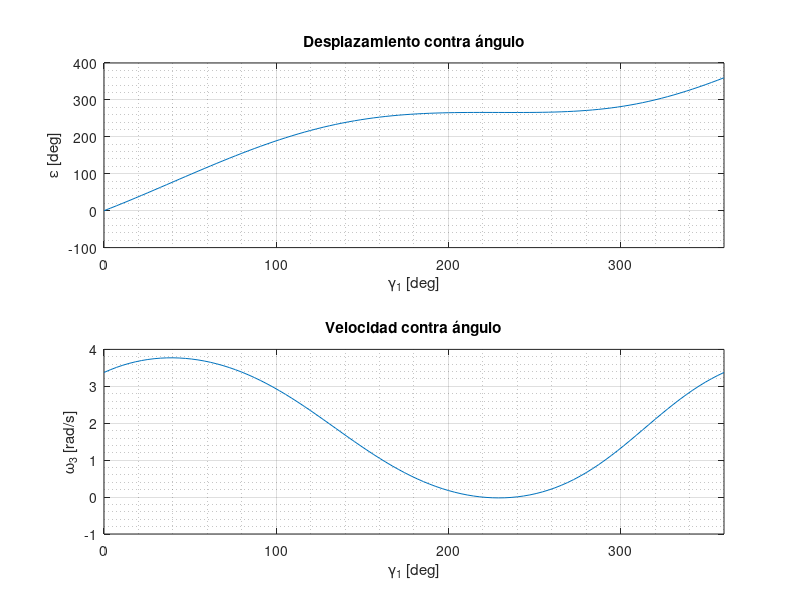

Recreate this plot in MATLAB.
clear; clc;

% (* Inicializacion de variables *)
I4 = 3.1;
I1 = 0.8;
I2 = 2.5;
I3 = 2.5;

r1 = 1;
r2 = 1.5;
r3 = 1;

gamma = 45.855;

theta1 = linspace(0 + gamma, 360 + gamma);
omega1 = 1.875;

O4A = sqrt(I4^2 + I1^2 - 2*I4*I1*cosd(theta1));

beta = asind(I1./O4A.*sind(theta1));
phi = acosd((I2^2 + O4A.^2 - I3^2) ./ (2*I2*O4A));
delta = asind(I2/I3*sind(phi));

theta2 = phi - beta;
theta4 = -(beta + delta);
theta3 = theta4 - 180;

O2x = zeros(1, length(theta1));
O2y = zeros(1, length(theta1));

Ax = I1*cosd(theta1);
Ay = I1*sind(theta1);

Bx = I4 + I3*cosd(theta3);
By = I3*sind(theta3);

theta30 = -242.6061;
theta20 = 62.6063;

% (* Computo de variables *)
thetac = theta1 + I2/r3*((theta3 - theta2) - (theta30 - theta20)) - 66.045;

omegac = r1/r3*omega1 + I1/r3*omega1*(sind(theta1 - theta2) ... 
         ./ sind(theta3 - theta2) - sind(theta1 - theta3) ... 
         ./ sind(theta3 - theta2));

% (* Mostrado de graficas *)
subplot(2, 1, 1);
plot(linspace(0, 360, length(theta1)), thetac);
xlim([0 360]);
title('Desplazamiento contra ángulo');
xlabel('\gamma_{1} [deg]');
ylabel('\epsilon [deg]');
grid;
grid minor;

subplot(2, 1, 2);
plot(linspace(0, 360, length(theta1)), omegac);
xlim([0 360]);
title('Velocidad contra ángulo');
xlabel('\gamma_{1} [deg]');
ylabel('\omega_{3} [rad/s]');
grid;
grid minor;